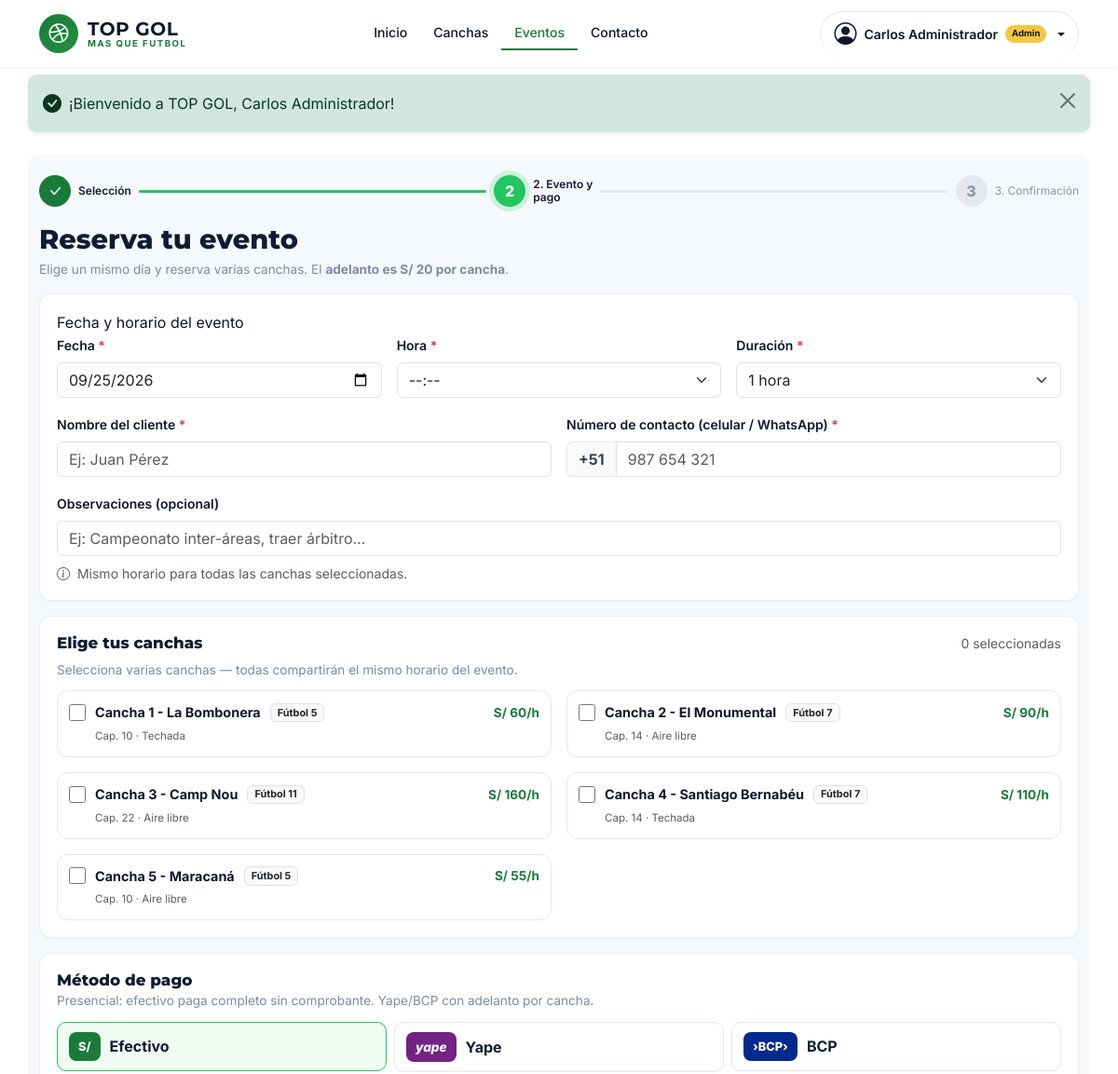
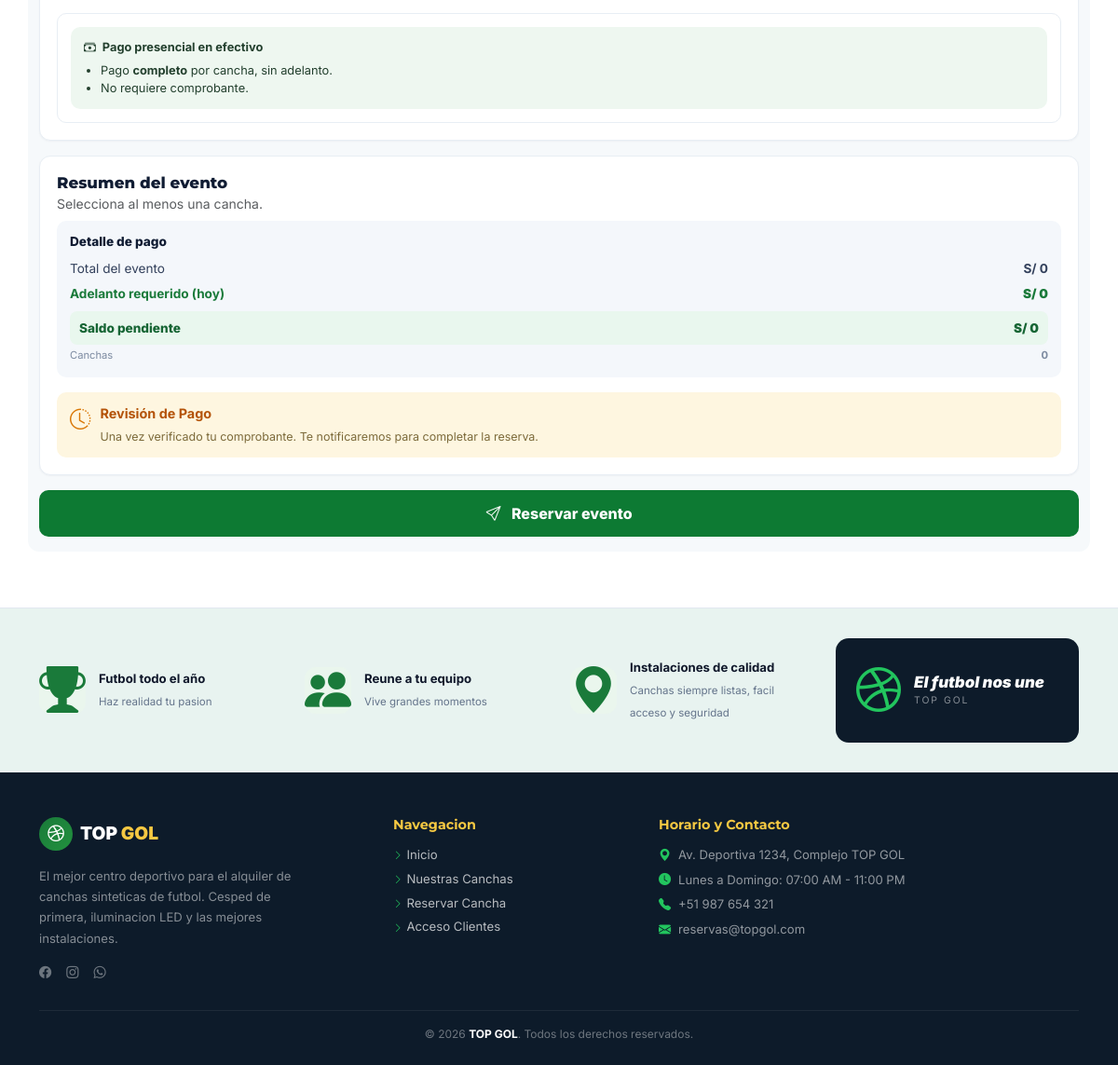
Page /evento (signed in) on the committed database (2 pictures, top to bottom).
### tables this page shows
CREATE TABLE `canchas` (
  `id` INT NOT NULL AUTO_INCREMENT,
  `nombre` VARCHAR(100) NOT NULL,
  `descripcion` TEXT DEFAULT NULL,
  `precio_hora` DECIMAL(10,2) NOT NULL,
  `capacidad` INT NOT NULL,
  `tipo` ENUM('futbol_5', 'futbol_7', 'futbol_11') NOT NULL DEFAULT 'futbol_5',
  `iluminacion` TINYINT(1) NOT NULL DEFAULT 1,
  `techada` TINYINT(1) NOT NULL DEFAULT 0,
  `estado` ENUM('disponible', 'mantenimiento') NOT NULL DEFAULT 'disponible',
  `created_at` TIMESTAMP NOT NULL DEFAULT CURRENT_TIMESTAMP,
  `updated_at` TIMESTAMP NOT NULL DEFAULT CURRENT_TIMESTAMP ON UPDATE CURRENT_TIMESTAMP,
  PRIMARY KEY (`id`)
);

### app/Views/reservas/evento.php (the view, shortened to what the rows shown need)
<?php
$esAdminView = function_exists('isAdmin') && isAdmin();
$hoyStr = date('Y-m-d');
$tipoLabels = ['futbol_5' => 'Fútbol 5', 'futbol_7' => 'Fútbol 7', 'futbol_11' => 'Fútbol 11'];
?>
<div class="container py-3 pago-page">
    <div class="stepper" aria-label="Progreso de reserva">
        <div class="step done"><span class="dot"><i class="bi bi-check-lg"></i></span><span class="lbl">Selección</span></div>
        <span class="line done" aria-hidden="true"></span>
        <div class="step active" aria-current="step"><span class="dot">2</span><span class="lbl"><span class="lbl-full">2. Evento y<br>pago</span><span class="lbl-short">Evento</span></span></div>
        <span class="line" aria-hidden="true"></span>
        <div class="step"><span class="dot">3</span><span class="lbl"><span class="lbl-full">3. Confirmación</span><span class="lbl-short">Confirmación</span></span></div>
    </div>
    <div class="d-flex align-items-start justify-content-between gap-3 flex-wrap mb-3">
        <div>
            <h1 class="pago-h1">Reserva tu evento</h1>
            <p class="pago-sub">Elige un mismo día y reserva varias canchas. El <strong>adelanto es S/ 20 por cancha</strong>.</p>
        </div>
    </div>
    <form action="<?= url('/evento/guardar') ?>" method="POST" enctype="multipart/form-data" class="needs-validation" id="formEvento" novalidate>
        <div class="pago-card mb-3">
            <div class="pago-card-title">Fecha y horario del evento</div>
            <div class="row g-3">
                <div class="col-md-4">
                    <label for="fecha" class="form-label fw-semibold small">Fecha <span class="text-danger">*</span></label>
                    <input type="date" class="form-control" id="fecha" name="fecha" min="<?= $hoyStr ?>" value="<?= $hoyStr ?>" required>
                </div>
                <div class="col-md-4">
                    <label for="hora" class="form-label fw-semibold small">Hora <span class="text-danger">*</span></label>
                    <select class="form-select" id="hora" name="hora" required>
                        <option value="">--:--</option>
                    </select>
                </div>
                <div class="col-md-4">
                    <label for="duracion" class="form-label fw-semibold small">Duración <span class="text-danger">*</span></label>
                    <select class="form-select" id="duracion" name="duracion" required>
                        <?php
                        $durOpcionesEvt = [0.5, 1, 1.5, 2, 2.5, 3, 3.5, 4, 5, 6];
                        foreach ($durOpcionesEvt as $d):
                            $lbl = $d == 0.5 ? '30 minutos' : ($d == 1 ? '1 hora' : $d . ' horas');
                            if (fmod($d, 1) == 0.5) {
                                $h = (int)floor($d);
                                $lbl = $h . 'h 30m';
                                if ($d == 0.5) $lbl = '30 minutos';
                            }
                        ?>
                            <option value="<?= $d ?>" <?= $d==1?'selected':'' ?>><?= $lbl ?></option>
                        <?php endforeach; ?>
                    </select>
                </div>
                <?php if ($esAdminView): ?>
                <div class="col-md-6">
                    <label for="cliente_nombre" class="form-label fw-semibold small">Nombre del cliente <span class="text-danger">*</span></label>
                    <input type="text" class="form-control" id="cliente_nombre" name="cliente_nombre" placeholder="Ej: Juan Pérez" required>
                </div>
                                <div class="col-md-6">
                    <label for="contacto_telefono" class="form-label fw-semibold small">Número de contacto (celular / WhatsApp) <span class="text-danger">*</span></label>
                    <div class="input-group">
                        <span class="input-group-text" style="background:#f8fafc; font-weight:700; color:#334155; border-color:#e2e8f0;">+51</span>
                        <input type="tel" class="form-control" id="contacto_telefono" name="contacto_telefono" placeholder="987 654 321" required>
                    </div>
                </div>
                <?php endif; ?>
                <div class="col-12">
                    <label for="observaciones" class="form-label fw-semibold small">Observaciones (opcional)</label>
                    <input type="text" class="form-control" id="observaciones" name="observaciones" placeholder="Ej: Campeonato inter-áreas, traer árbitro...">
                </div>
            </div>
            <small class="text-muted d-block mt-2"><i class="bi bi-info-circle me-1"></i> Mismo horario para todas las canchas seleccionadas.</small>
        </div>
        <div class="pago-card mb-3">
            <div class="d-flex align-items-center justify-content-between flex-wrap gap-2 mb-2">
                <h2 class="pago-h2 mb-0">Elige tus canchas</h2>
                <small class="text-muted"><span id="selCount">0</span> seleccionadas</small>
            </div>
            <p class="pago-text">Selecciona varias canchas — todas compartirán el mismo horario del evento.</p>
            <div class="row g-3" id="canchasGrid">
                <?php foreach ($canchas as $c): ?>
                    <?php $tid = (int)$c['id']; ?>
                    <div class="col-md-6">
                        <label class="cancha-evt" style="display:block; border:1.5px solid #e2e8f0; border-radius:12px; padding:12px; cursor:pointer; transition:all .15s;">
                            <span style="display:flex; align-items:center; gap:10px;">
                                <input type="checkbox" name="canchas_ids[]" value="<?= $tid ?>" class="chk-cancha" data-precio="<?= $c['precio_hora'] ?>" data-nombre="<?= htmlspecialchars($c['nombre']) ?>" style="width:18px;height:18px;">
                                <strong style="font-size:.9rem;"><?= htmlspecialchars($c['nombre']) ?></strong>
                                <span class="badge bg-light text-dark border" style="font-size:.68rem;"><?= htmlspecialchars($tipoLabels[$c['tipo']] ?? $c['tipo']) ?></span>
                                <span class="ms-auto fw-bold" style="color:#1a7a3a; font-size:.85rem;">S/ <?= number_format((float)$c['precio_hora'], 0) ?>/h</span>
                            </span>
                            <span class="text-muted" style="font-size:.72rem; margin-left:28px;">Cap. <?= (int)$c['capacidad'] ?> · <?= !empty($c['techada']) ? 'Techada' : 'Aire libre' ?></span>
                        </label>
                    </div>
                <?php endforeach; ?>
            </div>
        </div>
        <div class="pago-card mb-3">
            <?php if ($esAdminView): ?>
                <h2 class="pago-h2">Método de pago</h2>
                <p class="pago-text">Presencial: efectivo paga completo sin comprobante. Yape/BCP con adelanto por cancha.</p>
            <?php else: ?>
                <h2 class="pago-h2">Pago del adelanto</h2>
                <p class="pago-text">Adelanto <strong>S/ 20 por cancha</strong>. Elige método y sube tu comprobante.</p>
            <?php endif; ?>
            <div class="row g-2 mb-3">
                <?php if ($esAdminView): ?>
                    <div class="col-4"><button type="button" class="metodo-btn active" id="btnEfectivo" onclick="elegirMetodoEvt('efectivo')"><span class="bcp-logo" style="background:#1a7a3a;">S/</span> Efectivo</button></div>
                    <div class="col-4"><button type="button" class="metodo-btn" id="btnYape" onclick="elegirMetodoEvt('yape')"><span class="yape-logo">yape</span> Yape</button></div>
                    <div class="col-4"><button type="button" class="metodo-btn" id="btnBcp" onclick="elegirMetodoEvt('bcp')"><span class="bcp-logo">›BCP›</span> BCP</button></div>
                <?php endif; ?>
            </div>
            <?php if ($esAdminView): ?>
                <div class="pago-panel" id="panelEfectivo">
                    <div class="pago-importante" style="background:#eef7f0;">
                        <div class="fw-bold mb-1"><i class="bi bi-cash-stack me-1"></i> Pago presencial en efectivo</div>
                        <ul><li>Pago <strong>completo</strong> por cancha, sin adelanto.</li><li>No requiere comprobante.</li></ul>
                    </div>
                </div>
            <?php endif; ?>
        </div>
        <div class="pago-card mb-3">
            <h2 class="pago-h2">Resumen del evento</h2>
            <div id="resumenLista" class="small text-muted mb-2">Selecciona al menos una cancha.</div>
            <div class="resumen-pago">
                <div class="rp-title">Detalle de pago</div>
                <div class="rp-row"><span>Total del evento</span><strong id="resTotal">S/ 0</strong></div>
                <div class="rp-row verde"><span id="resAdelantoLbl">Adelanto requerido (hoy)</span><strong id="resAdelanto">S/ 0</strong></div>
                <div class="rp-row saldo"><span>Saldo pendiente</span><strong id="resSaldo">S/ 0</strong></div>
                <div class="rp-row" style="font-size:.7rem; color:#7c8aa0;"><span>Canchas</span><strong id="resCanchas">0</strong></div>
            </div>
            <div class="resumen-alerta mt-3">
                <span class="ra-ico"><i class="bi bi-clock-history"></i></span>
                <span><strong id="resAlertaTitle">Revisión de Pago</strong><small id="resAlertaText">Una vez verificado tu comprobante. Te notificaremos para completar la reserva.</small></span>
            </div>
        </div>
        <button type="submit" class="btn-enviar"> <i class="bi bi-send me-2"></i> Reservar evento</button>
    </form>
</div>

### app/Core/Router.php (shortened to what the rows shown need)
<?php
class Router {
    private array $rutas = [
        'GET'  => [],
        'POST' => []
    ];
    private function registrar(string $metodo, string $ruta, string $accion, array $middlewares): void {
        $rutaNormalizada = '/' . trim($ruta, '/');
        preg_match_all('/\{([a-zA-Z0-9_]+)\}/', $rutaNormalizada, $matches);
        $nombresParametros = $matches[1] ?? [];
        $regex = preg_replace('/\{[a-zA-Z0-9_]+\}/', '([^/]+)', $rutaNormalizada);
        $regexFinal = '#^' . $regex . '$#';
        $this->rutas[$metodo][] = [
            'ruta'        => $rutaNormalizada,
            'regex'       => $regexFinal,
            'accion'      => $accion,
            'params'      => $nombresParametros,
            'middlewares' => $middlewares
        ];
    }
    public function dispatch(): void {
        $metodo = $_SERVER['REQUEST_METHOD'] ?? 'GET';
        $uri = $this->obtenerRutaActual();
        foreach ($this->rutas[$metodo] as $rutaInfo) {
            if (preg_match($rutaInfo['regex'], $uri, $matches)) {
                array_shift($matches);
                $this->ejecutarAccion($rutaInfo['accion'], $matches);
                return;
            }
        }
    }
    private function obtenerRutaActual(): string {
        if (!empty($_GET['url']) && $_GET['url'] !== 'index.php') {
            $uri = '/' . trim((string)$_GET['url'], '/');
            return $uri === '//' ? '/' : $uri;
        }
        $requestUri = $_SERVER['REQUEST_URI'] ?? '/';
        $requestUri = preg_replace('#^/public(/|$)#', '$1', $requestUri);
        $requestUri = preg_replace('#^/index\.php(/|$)#', '$1', $requestUri);
        $uri = '/' . trim($requestUri, '/');
        return $uri === '//' ? '/' : $uri;
    }
    private function ejecutarAccion(string $accion, array $params): void {
        [$controladorNombre, $metodo] = explode('@', $accion);
        $controlador = new $claseCompleta();
        call_user_func_array([$controlador, $metodo], $params);
    }
}

### rows in the picture
canchas: nombre "Cancha 1 - La Bombonera", tipo "Fútbol 5", precio_hora "60", capacidad "10", techada "Techada"
canchas: nombre "Cancha 2 - El Monumental", tipo "Fútbol 7", precio_hora "90", capacidad "14", techada "Aire libre"
canchas: nombre "Cancha 3 - Camp Nou", tipo "Fútbol 11", precio_hora "160", capacidad "22", techada "Aire libre"
canchas: nombre "Cancha 4 - Santiago Bernabéu", tipo "Fútbol 7", precio_hora "110", capacidad "14", techada "Techada"
canchas: nombre "Cancha 5 - Maracaná", tipo "Fútbol 5", precio_hora "55", capacidad "10", techada "Aire libre"

### other values in the picture
$mensaje "¡Bienvenido a TOP GOL, Carlos Administrador!"
form field duracion "1 hora"
